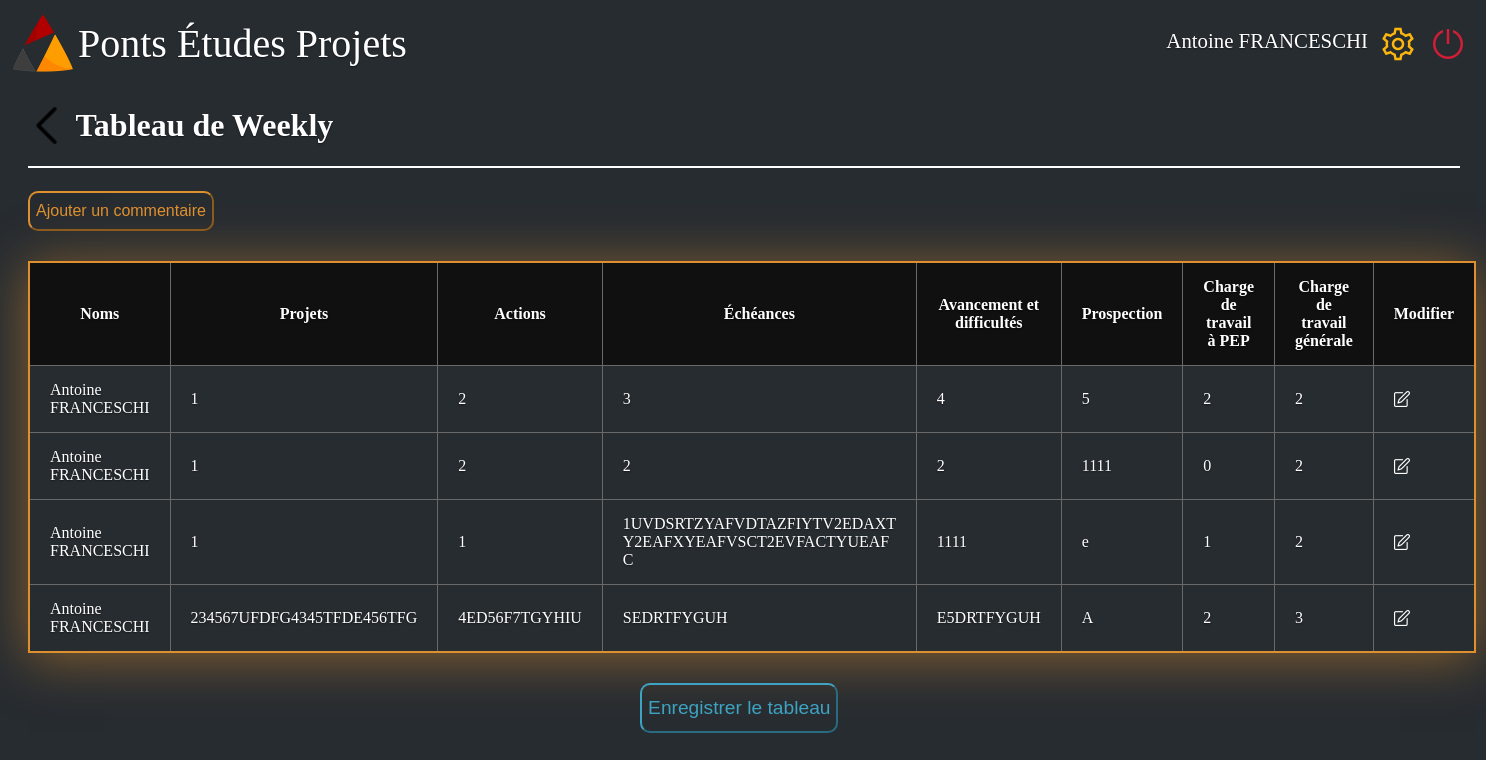
The page /weekly/Antoine FRANCESCHI on the database its author committed.
### site.py (models this page shows, shortened)
class db_weekly(db.Model):
    _id = db.Column("id", db.Integer, primary_key= True)
    name = db.Column(db.String(100))
    projet = db.Column(db.String(300))
    action = db.Column(db.String(300))
    echeance = db.Column(db.String(100))
    avancement = db.Column(db.String(100))
    travail_pep = db.Column(db.Integer)
    travail_gene = db.Column(db.Integer)
    prospection = db.Column(db.String(100))

### site.py (the view)
@app.route('/weekly/<name>',methods=["GET","POST"])
def weekly(name):
    if True:
        con = sqlite3.connect("users.sqlite3")
        outfile = open('static/bdd_weekly1.csv', 'w')
        outcsv = csv.writer(outfile)
        cursor = con.execute('select * from db_weekly')
        outcsv.writerow(x[0] for x in cursor.description)
        outcsv.writerows(cursor.fetchall())
        outfile.close()
    return render_template("tableau_weekly-2.html", name=name, BDD_commentaire=db_weekly.query.all())

### templates/tableau_weekly-2.html (shortened to what this page needs)
<!DOCTYPE html>
<html>
    <head>
        <link rel="stylesheet" href={{ url_for('static', filename='style_tableau_weekly1.css') }}/>
    </head>
    <body>
        <div class="barre_principale">
            <div class="logo_junior">
                <a href="/home/{{name}}">
                    <img class= "logo_pep" src={{ url_for('static', filename='PEPLOGO.png') }}  alt= "Logo pep"/>
                    <div class="Junior">Ponts Études Projets</div>
                </a>
            </div>
            <div>
                <nav>
                    <ul class="navbar-nav">
                        <li class="user_name"><a class="user" href="#">{{name}}</a></li>
                        <li class="nav-item"><a href="#"><img src={{ url_for('static', filename='settings.png') }} alt="bouton reglage" ></a></li>
                        <li class="nav-item"><a href='/login'><img src={{ url_for('static', filename='shutdown.png') }} alt="bouton shutdown" ></a></li>
                    </ul>
                </nav>
            </div>
        </div>
        <br>
        <div class="page_margins">
            <h1 class="page_title">
                <a href="/home/{{name}}">
                    <img src={{ url_for('static', filename='back1.png') }} alt="bouton retour">
                </a>
                &nbsp; Tableau de Weekly
            </h1>
            <hr color="white" style="width: 100%;">
            <div class="ajouter">
                <button onclick="window.location.href = '/weekly/{{name}}/add';" type="button" class="Ajouter"> Ajouter un commentaire </button>
            </div>
            <table class="tableau-style">
                <thead>
                    <tr>
                        <th>Noms</th>
                        <th>Projets</th>
                        <th>Actions</th>
                        <th>Échéances</th>
                        <th>Avancement et difficultés</th>
                        <th>Prospection</th>
                        <th>Charge de travail à PEP</th>
                        <th>Charge de travail générale</th>
                        <th>Modifier</th>
                    </tr>
                </thead>
                <tbody class="case">
                    {% for commentaire in BDD_commentaire %}
                        <tr>
                            <td>{{commentaire.name}}</td>
                            <td>{{commentaire.projet}}</td>
                            <td>{{commentaire.action}}</td>
                            <td>{{commentaire.echeance}}</td>
                            <td>{{commentaire.avancement}}</td>
                            <td>{{commentaire.prospection}}</td>
                            <td>{{commentaire.travail_pep}}</td>
                            <td>{{commentaire.travail_gene}}</td>
                            <td><a href ='/weekly/{{name}}/{{commentaire._id}}/modify_delete'><img src={{ url_for('static', filename='edit1.png') }} class="edit" height="16" width="16" ></a></td>
                        </tr>
                    {% endfor %}
                </tbody>
            </table>
        </div>
        <div class="center">
            <a href={{ url_for('static', filename='bdd_weekly1.csv') }} download><button class="pdf" type="button">Enregistrer le tableau</button></a>
        </div>
    </body>
</html>

### static/style_tableau_weekly1.css (style rules this page uses)
html { height: 100%; width: 100%; background-color : #272C31; }
body { background-color : #272C31; height: 100%; background-color: transparent; color: white; text-shadow: 0 .05rem .1rem rgba(0, 0, 0, .5); }
.barre_principale { height: 60px; display: flex; justify-content: space-between; }
.logo_pep { width: 60px; height: 60px; }
ul { list-style-type: none; display:flex; text-decoration:none; }
.logo_pep { float: left; margin: 5px; }
.user_name { margin-top:5px ; }
.Junior { margin-top: 12px; display: flex; font-size: 250%; }
nav a { font-size: 1.3em; color: white; text-shadow: 0 .05rem .1rem rgba(0, 0, 0, .5); text-decoration: none; }
nav li { margin-right: 10px; }
a { text-decoration:none; color:white; display:flex; }
.page_margins { margin-left: 20px; margin-right: 20px; }
.page_title { display: flex; }
.tableau-style { border-collapse: collapse; min-width: 100%; box-shadow: 0 5px 50px rgba(223, 143, 46, 0.529); cursor: pointer; margin: 30px auto; border: 2px solid rgb(223, 144, 46); }
thead tr { background-color: rgb(16, 16, 16); }
th, td { padding: 15px 20px; }
tbody, tr, td, th { border: 1px solid #696969; }
.pdf { margin-left: 43%; font-size: larger; border-radius: 10px; height: 50px; border-color:rgba(66, 194, 233, 0.797); background-color: transparent; color:rgba(66, 194, 233, 0.797); }
.Ajouter { margin-top: 15px; font-size: medium; border-radius: 10px; height: 40px; border-color: rgb(223, 144, 46); background-color: transparent; color:rgb(223, 144, 46); }

### rows shown on the page
db_weekly: name "Antoine FRANCESCHI", projet "1", action "2", echeance "3", avancement "4", prospection "5", travail_pep "2", travail_gene "2"
db_weekly: name "Antoine FRANCESCHI", projet "1", action "2", echeance "2", avancement "2", prospection "1111", travail_pep "0", travail_gene "2"
db_weekly: name "Antoine FRANCESCHI", projet "1", action "1", echeance "1UVDSRTZYAFVDTAZFIYTV2EDAXT Y2EAFXYEAFVSCT2EVFACTYUEAF C", avancement "1111", prospection "e", travail_pep "1", travail_gene "2"
db_weekly: name "Antoine FRANCESCHI", projet "234567UFDFG4345TFDE456TFG", action "4ED56F7TGYHIU", echeance "SEDRTFYGUH", avancement "E5DRTFYGUH", prospection "A", travail_pep "2", travail_gene "3"

### other values the page prints
{{ name }} "Antoine FRANCESCHI"
